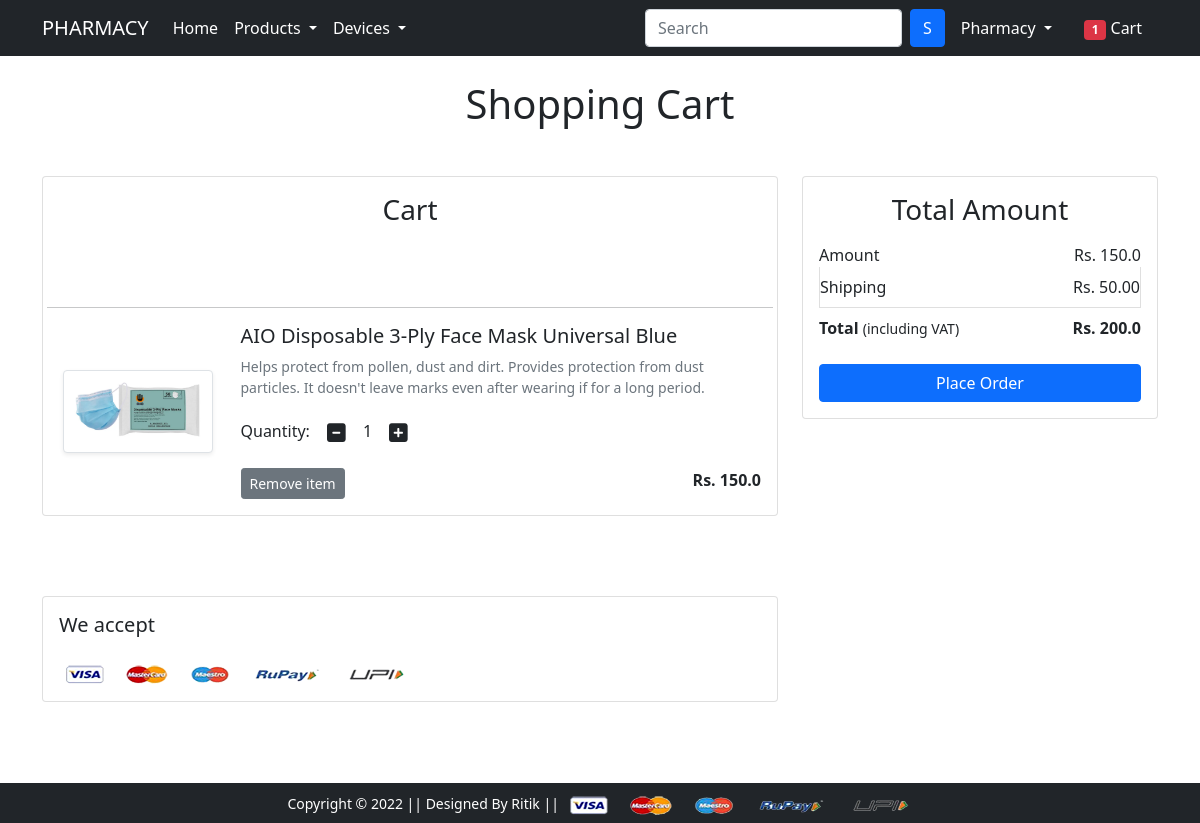
The page /cart/ (signed in) on the database as committed earlier.
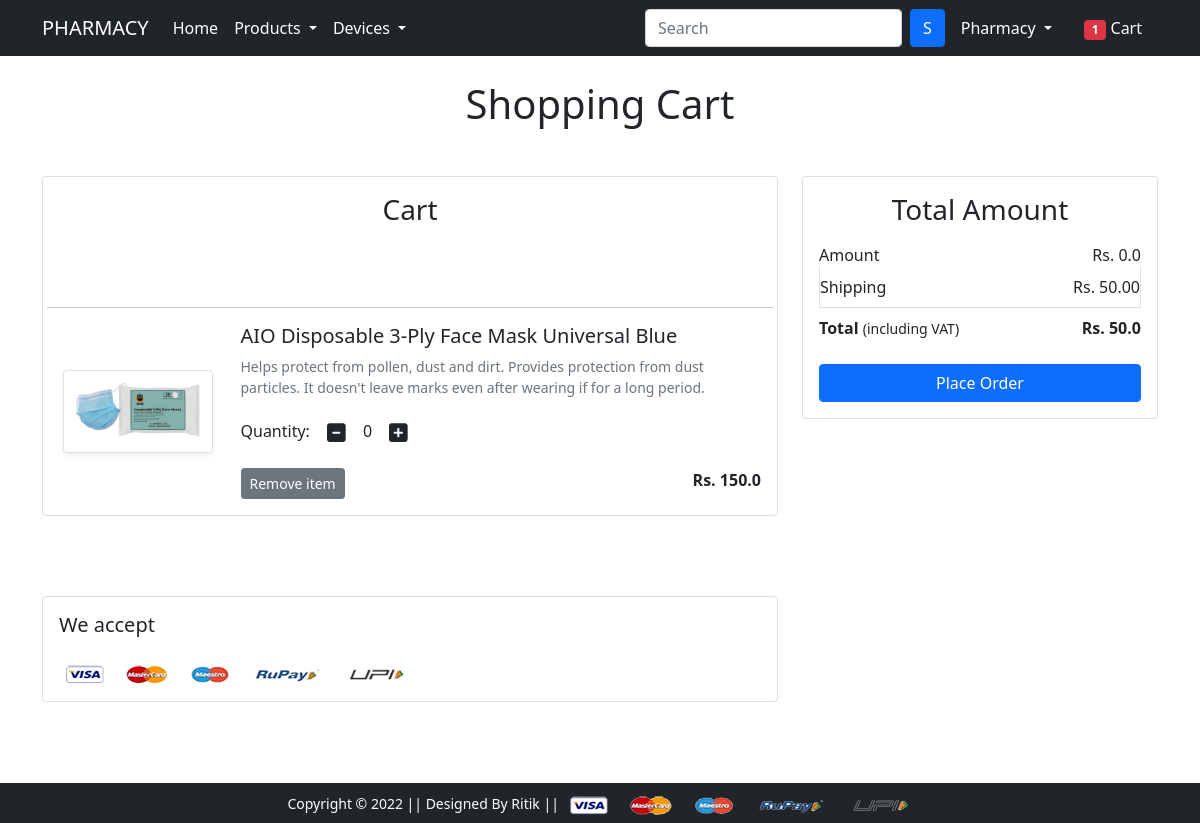
The same page on the database as committed later.
### app/models.py (models this page shows, shortened)
class Cart(models.Model):
    user = models.ForeignKey(User, on_delete=models.CASCADE)
    product = models.ForeignKey(Product, on_delete=models.CASCADE)
    quantity = models.PositiveIntegerField(default=1)

class Product(models.Model):
    title = models.CharField(max_length=100)
    selling_price = models.FloatField()
    discounted_price = models.FloatField()
    description = models.TextField(default='')
    brand = models.CharField(max_length=100)
    category = models.CharField(choices=CATEGORY_CHOICES, max_length=3)
    product_image = models.ImageField(upload_to='productimg')

### app/views.py (the view)
# urls.py: path('cart/', views.show_cart, name='showcart'),
@login_required
def show_cart(request):
    totalitem = 0
    if request.user.is_authenticated:
        totalitem = len(Cart.objects.filter(user=request.user))
        user = request.user
        cart = Cart.objects.filter(user=user)
        amount = 0.0
        shipping_amount = 50.0
        total_amount = 0.0
        cart_product = [p for p in Cart.objects.all() if p.user == user]
        if cart_product:
            for p in cart_product:
                tempamount = (p.quantity * p.product.discounted_price)
                amount += tempamount
                totalamount = amount + shipping_amount
            return render(request, 'app/addtocart.html', {'carts':cart, 'totalamount':totalamount, 'amount': amount, 'totalitem':totalitem})
        else:
            return render(request, 'app/emptycart.html')

### app/templates/app/addtocart.html (shortened to what this page needs)
{% extends 'app/base.html' %}
{% load static %}
{% block main-content %}
<div class="container my-5">
 <div class="row">
  <h1 class="text-center mb-5">Shopping Cart</h1>
  <div class="col-sm-8">
  <div class="card">
   <div class="card-body">
    <h3 align=center>Cart</h3>
    {% for cart in carts %}
    <div class="row">
    <hr>
     <div class="col-sm-3 text-center align-self-center"><img src="{{cart.product.product_image.url}}" alt="" srcset="" class="img-fluid img-thumbnail shadow-sm" height="150" width="150"> </div>
     <div class="col-sm-9">
      <div>
       <h5>{{cart.product.title}}</h5>
       <p class="mb-2 text-muted small">{{cart.product.description}}</p>
       <div class="my-3">
        <label for="quantity">Quantity:</label>
        <a class="minus-cart btn" pid="{{cart.product.id}}"><i class="fas fa-minus-square fa-lg"></i></a>
          <span id="quantity">{{cart.quantity}}</span>
        <a class="plus-cart btn" pid="{{cart.product.id}}"><i class="fas fa-plus-square fa-lg"></i></a>
       </div>
       <div class="d-flex justify-content-between">
        <a href="#" class="btn btn-sm btn-secondary mr-3 remove-cart" pid="{{cart.product.id}}">Remove item </a>
        <p class="mb-0"><span><strong>Rs. {{cart.product.discounted_price}}</strong></span></p>
       </div>
      </div>
     </div>
    </div>
    {% endfor %}
   </div>
   </div>
  </div>
  <div class="col-sm-4">
   <div class="card">
    <div class="card-body">
      <h3 align=center>Total Amount</h3>
      <ul class="list-group">
       <li class="list-group-item d-flex justify-content-between align-items-center border-0 px-0 pb-0">Amount<span>Rs. <span id="amount">{{amount}}</span></span></li>
       <li class="list-group-item d-flex justify-content-between align-items-center px-0">Shipping<span>Rs. 50.00</span></li>
       <li class="list-group-item d-flex justify-content-between align-items-center border-0 px-0 mb-3">
        <div>
           <strong>Total</strong> <small>(including VAT)</small>
         </div>
         <span><strong>Rs. <strong id="totalamount">{{totalamount}}</strong></strong></span>
       </li>
      </ul>
      <div class="d-grid"><a href="{% url 'checkout' %}" class="btn btn-primary">Place Order</a></div>
    </div>
   </div>
  </div>
 </div>
</div>
<div class="container">
 <div class="row">
  <div class="col-sm-8">
   <div class="card">
    <div class="card-body">
      <h5 class="mb-4">We accept</h5>
      <img src="{% static 'app/images/payment.png' %}" alt="" class="img-fluid">
    </div>
  </div>
  </div>
 </div>
</div>
{% endblock main-content %}

Rows that differ between the two databases and show on the page:
changed Cart "AIO Disposable 3-Ply Face Mask Universal Blue": quantity "1" → "0"
Other text that changed with them:
{{ amount }}: "150.0" → "0.0"
{{ totalamount }}: "200.0" → "50.0"
